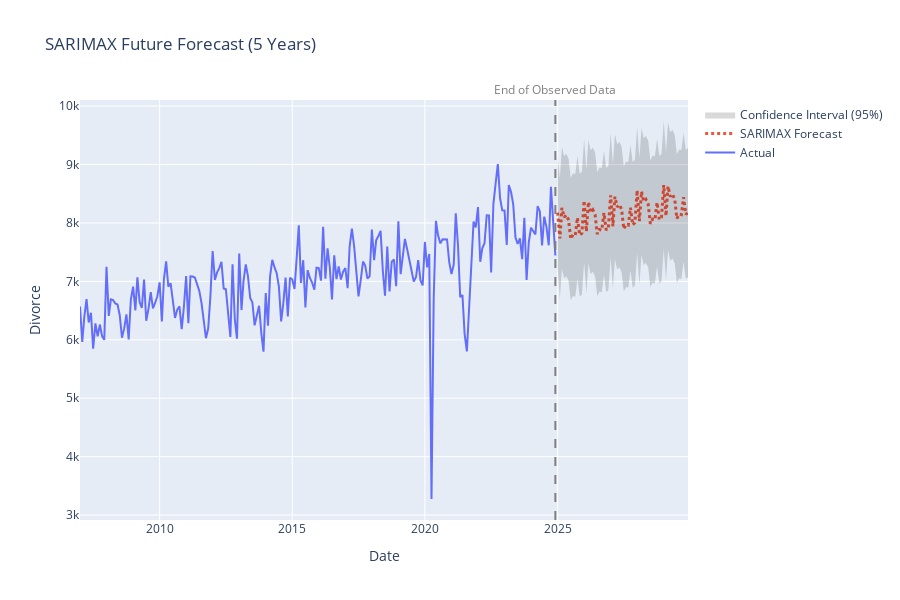

This figure's notebook cell:
### Code cell
import plotly.graph_objects as go

fig_future = go.Figure()

# -------------------------
# 1) Actual data
# -------------------------
fig_future.add_trace(go.Scatter(
    x=df_arima.index,
    y=df_arima["Divorce"],
    mode="lines",
    name="Actual",
    line=dict(width=2)
))

# -------------------------
# 2) Future forecast (yhat)
# -------------------------
fig_future.add_trace(go.Scatter(
    x=sarimax_future_df["ds"],
    y=sarimax_future_df["yhat"], #<------------------------------------------------- Future forecast
    mode="lines",
    name="SARIMAX Forecast",
    line=dict(width=3, dash="dot")
))

# -------------------------
# 3) Confidence interval (Cap / Floor)
# -------------------------
# Floor
fig_future.add_trace(go.Scatter(
    x=sarimax_future_df["ds"],
    y=sarimax_future_df["floor"],
    mode="lines",
    line=dict(width=0),
    showlegend=False,
    hoverinfo="skip"
))

# Cap (fill to floor)
fig_future.add_trace(go.Scatter(
    x=sarimax_future_df["ds"],
    y=sarimax_future_df["cap"], 
    mode="lines",
    fill="tonexty",
    fillcolor="rgba(0, 0, 0, 0.15)",
    line=dict(width=0),
    name="Confidence Interval (95%)",
    hoverinfo="skip"
))

# -------------------------
# 4) Vertical line: End of observed data
# -------------------------
last_obs_date = df_arima.index[-1]

fig_future.add_shape(
    type="line",
    x0=last_obs_date,
    x1=last_obs_date,
    y0=0,
    y1=1,
    xref="x",
    yref="paper",
    line=dict(
        color="gray",
        dash="dash",
        width=2
    )
)

fig_future.add_annotation(
    x=last_obs_date,
    y=1,
    xref="x",
    yref="paper",
    text="End of Observed Data",
    showarrow=False,
    yanchor="bottom",
    font=dict(color="gray")
)

# -------------------------
# 5) Layout
# -------------------------
fig_future.update_layout(
    title="SARIMAX Future Forecast (5 Years)",
    xaxis_title="Date",
    yaxis_title="Divorce",
    hovermode="x unified",
    height=600
)

fig_future.show()
